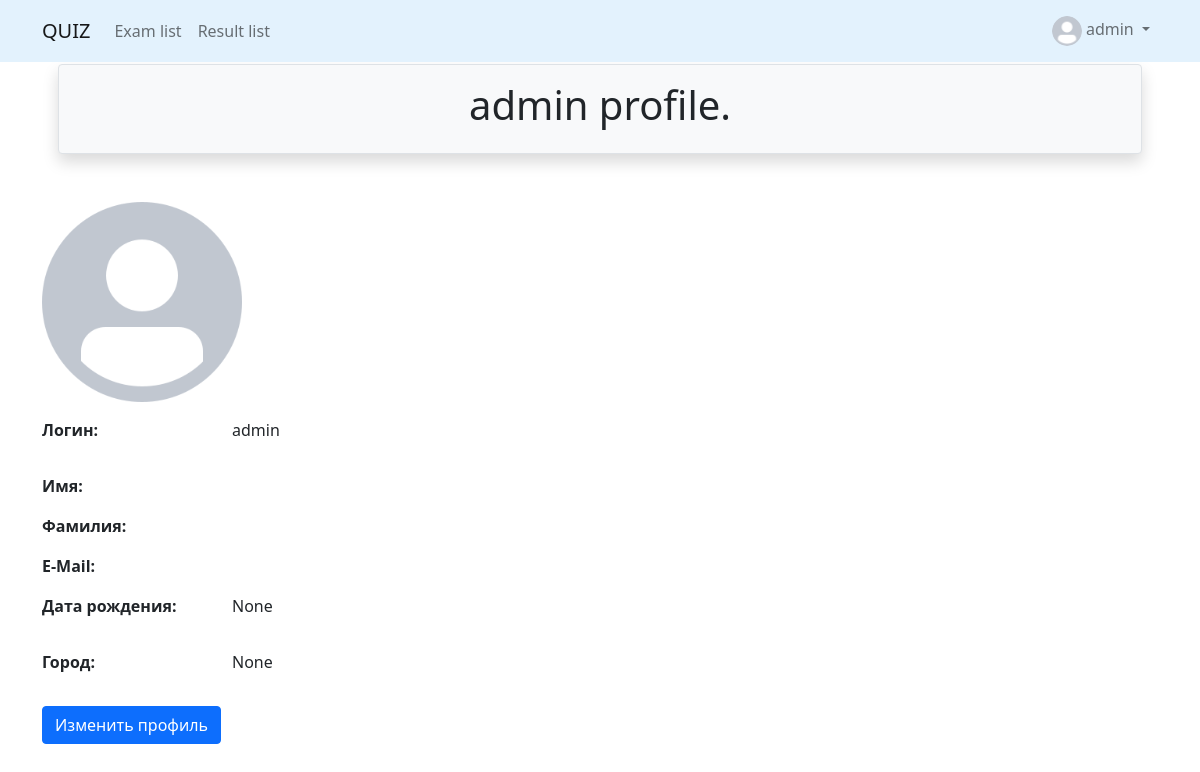
Page /accounts/profile/ (signed in) on the committed database.
### accounts/models.py (models this page shows, shortened)
class CustomUser(AbstractUser):
    is_activated = models.BooleanField(default=True, db_index=True)
    avatar = models.ImageField(upload_to='profile/', default='default.png')
    birthday = models.DateField(null=True, blank=True)
    city = models.CharField(max_length=50, null=True, blank=True)
    raiting = models.IntegerField(default=0)
    class Meta(AbstractUser.Meta):
        pass

### accounts/views.py (the view)
# urls.py: path('profile/', account_profile_view, name='profile'),
def account_profile_view(request):
    return render(request, 'accounts/profile.html')

### accounts/templates/accounts/profile.html (shortened to what this page needs)
{% extends 'base.html' %}
{% load crispy_forms_tags %}
{% block header %}
    {{ user.username }} profile.
{% endblock %}
{% block content %}
    <div class="row mb-3">
      <div class="col-sm-10">
          <img src="{{ user.avatar.url }}" width="200px" />
      </div>
    </div>
    <div class="row mb-3">
      <label for="username" class="col-sm-2"><strong>Логин:</strong></label>
      <div class="col-sm-10">
          <p id="username">{{ user.username }}</p>
      </div>
    </div>
    <div class="row mb-3">
      <label for="firstname" class="col-sm-2"><strong>Имя:</strong></label>
      <div class="col-sm-10">
      </div>
    </div>
    <div class="row mb-3">
      <label for="lastname" class="col-sm-2"><strong>Фамилия:</strong></label>
      <div class="col-sm-10">
      </div>
    </div>
    <div class="row mb-3">
      <label for="email" class="col-sm-2"><strong>E-Mail:</strong></label>
      <div class="col-sm-10">
      </div>
    </div>
    <div class="row mb-3">
      <label for="birthday" class="col-sm-2"><strong>Дата рождения:</strong></label>
      <div class="col-sm-10">
          <p id="birthday">{{ user.birthday }}</p>
      </div>
    </div>
    <div class="row mb-3">
      <label for="city" class="col-sm-2"><strong>Город:</strong></label>
      <div class="col-sm-10">
          <p id="city">{{ user.city }}</p>
      </div>
    </div>
    <a class="btn btn-primary" href="{% url 'accounts:profile_change' %}">Изменить профиль</a>
{% endblock %}

### templates/includes/nav_bar.html (shortened to what this page needs)
{% load static %}
<nav class="navbar navbar-light fixed-top navbar-expand-lg font-weight-bold" style="background-color: #e3f2fd;">
  <div class="container">
    <a class="navbar-brand" href="{% url 'index' %}">QUIZ</a>
    <div class="collapse navbar-collapse" id="navbarSupportedContent">
      <ul class="navbar-nav me-auto mb-2 mb-lg-0">
          <li class="nav-item">
              <a class="nav-link" href="{% url 'quizzes:list' %}">Exam list</a>
          </li>
          <li class="nav-item">
              <a class="nav-link" href="{% url 'quizzes:result_list' %}">Result list</a>
          </li>
      </ul>
      <ul class="navbar-nav">
        <li class="nav-item dropdown">
          <a class="nav-link dropdown-toggle" href="#" id="navbarDropdown3" role="button" data-bs-toggle="dropdown" aria-expanded="false">
            {% if user.is_authenticated %}
              <img class="rounded-circle" width="30" height="30" src="{{ user.avatar.url }}" />
              {{ user.username }}
            {% else %}
              <img class="rounded-circle" width="30" height="30" src="{% static 'images/default.png' %}" />
              Кабинет
            {% endif %}
          </a>
        </li>
      </ul>
    </div>
  </div>
</nav>

### rows in the picture
CustomUser: avatar (placeholder picture), username "admin", birthday "None", city "None"
